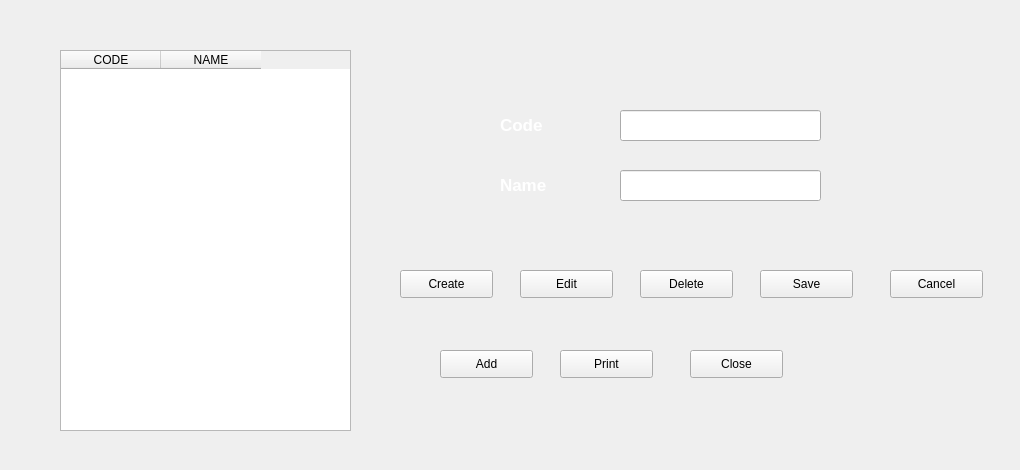
      <widget class="QWidget" name="Code3Details">
       <widget class="QLabel" name="label_5">
        <property name="geometry">
         <rect>
          <x>0</x>
          <y>0</y>
          <width>1011</width>
          <height>461</height>
         </rect>
        </property>
        <property name="autoFillBackground">
         <bool>false</bool>
        </property>
        <property name="text">
         <string/>
        </property>
        <property name="pixmap">
         <pixmap>../Empty.png</pixmap>
        </property>
       </widget>
       <widget class="QPushButton" name="pb_parameter_edit_4">
        <property name="geometry">
         <rect>
          <x>520</x>
          <y>270</y>
          <width>93</width>
          <height>28</height>
         </rect>
        </property>
        <property name="text">
         <string>Edit</string>
        </property>
       </widget>
       <widget class="QPushButton" name="pb_parameter_save_4">
        <property name="geometry">
         <rect>
          <x>760</x>
          <y>270</y>
          <width>93</width>
          <height>28</height>
         </rect>
        </property>
        <property name="text">
         <string>Save</string>
        </property>
       </widget>
       <widget class="QLabel" name="lb_parameter_name_4">
        <property name="geometry">
         <rect>
          <x>500</x>
          <y>170</y>
          <width>101</width>
          <height>31</height>
         </rect>
        </property>
        <property name="font">
         <font>
          <pointsize>13</pointsize>
          <weight>75</weight>
          <bold>true</bold>
         </font>
        </property>
        <property name="text">
         <string>&lt;html&gt;&lt;head/&gt;&lt;body&gt;&lt;p&gt;&lt;span style=&quot; color:#ffffff;&quot;&gt;Name&lt;/span&gt;&lt;/p&gt;&lt;/body&gt;&lt;/html&gt;</string>
        </property>
       </widget>
       <widget class="QPushButton" name="pb_parameter_cancel_4">
        <property name="geometry">
         <rect>
          <x>890</x>
          <y>270</y>
          <width>93</width>
          <height>28</height>
         </rect>
        </property>
        <property name="text">
         <string>Cancel</string>
        </property>
       </widget>
       <widget class="QLineEdit" name="le_parameter_name_4">
        <property name="geometry">
         <rect>
          <x>620</x>
          <y>170</y>
          <width>201</width>
          <height>31</height>
         </rect>
        </property>
        <property name="text">
         <string/>
        </property>
       </widget>
       <widget class="QTableWidget" name="tableWidget_4">
        <property name="geometry">
         <rect>
          <x>60</x>
          <y>50</y>
          <width>291</width>
          <height>381</height>
         </rect>
        </property>
        <property name="columnCount">
         <number>2</number>
        </property>
        <column>
         <property name="text">
          <string>CODE</string>
         </property>
        </column>
        <column>
         <property name="text">
          <string>NAME</string>
         </property>
        </column>
       </widget>
       <widget class="QLineEdit" name="le_parameter_code_4">
        <property name="geometry">
         <rect>
          <x>620</x>
          <y>110</y>
          <width>201</width>
          <height>31</height>
         </rect>
        </property>
       </widget>
       <widget class="QLabel" name="lb_parameter_code_4">
        <property name="geometry">
         <rect>
          <x>500</x>
          <y>110</y>
          <width>101</width>
          <height>31</height>
         </rect>
        </property>
        <property name="font">
         <font>
          <pointsize>13</pointsize>
          <weight>75</weight>
          <bold>true</bold>
         </font>
        </property>
        <property name="text">
         <string>&lt;html&gt;&lt;head/&gt;&lt;body&gt;&lt;p&gt;&lt;span style=&quot; color:#ffffff;&quot;&gt;Code&lt;/span&gt;&lt;/p&gt;&lt;/body&gt;&lt;/html&gt;</string>
        </property>
       </widget>
       <widget class="QPushButton" name="pb_parameter_close_4">
        <property name="geometry">
         <rect>
          <x>690</x>
          <y>350</y>
          <width>93</width>
          <height>28</height>
         </rect>
        </property>
        <property name="text">
         <string>Close</string>
        </property>
       </widget>
       <widget class="QPushButton" name="pb_parameter_print_4">
        <property name="geometry">
         <rect>
          <x>560</x>
          <y>350</y>
          <width>93</width>
          <height>28</height>
         </rect>
        </property>
        <property name="text">
         <string>Print</string>
        </property>
       </widget>
       <widget class="QPushButton" name="pb_parameter_create_4">
        <property name="geometry">
         <rect>
          <x>400</x>
          <y>270</y>
          <width>93</width>
          <height>28</height>
         </rect>
        </property>
        <property name="text">
         <string>Create</string>
        </property>
       </widget>
       <widget class="QPushButton" name="pb_parameter_delete_4">
        <property name="geometry">
         <rect>
          <x>640</x>
          <y>270</y>
          <width>93</width>
          <height>28</height>
         </rect>
        </property>
        <property name="text">
         <string>Delete</string>
        </property>
       </widget>
       <widget class="QPushButton" name="pb_parameter_add_4">
        <property name="geometry">
         <rect>
          <x>440</x>
          <y>350</y>
          <width>93</width>
          <height>28</height>
         </rect>
        </property>
        <property name="text">
         <string>Add</string>
        </property>
       </widget>
      </widget>
